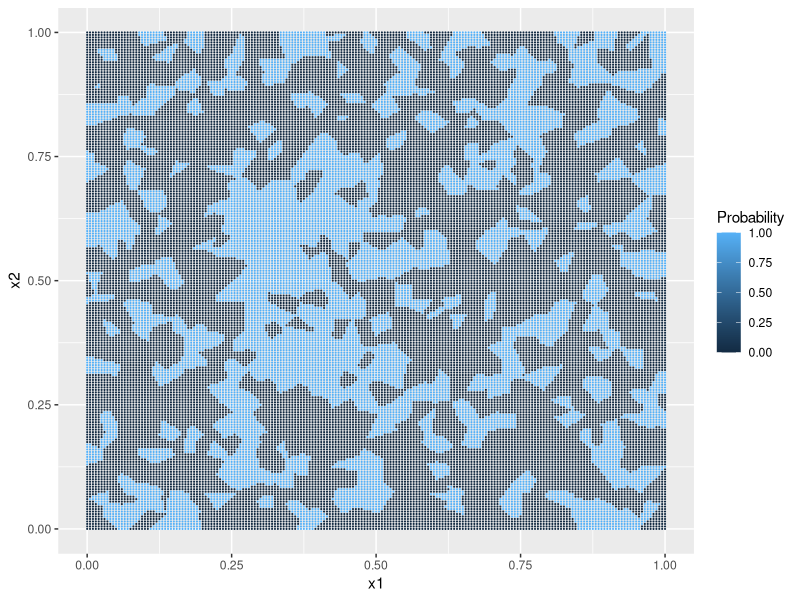
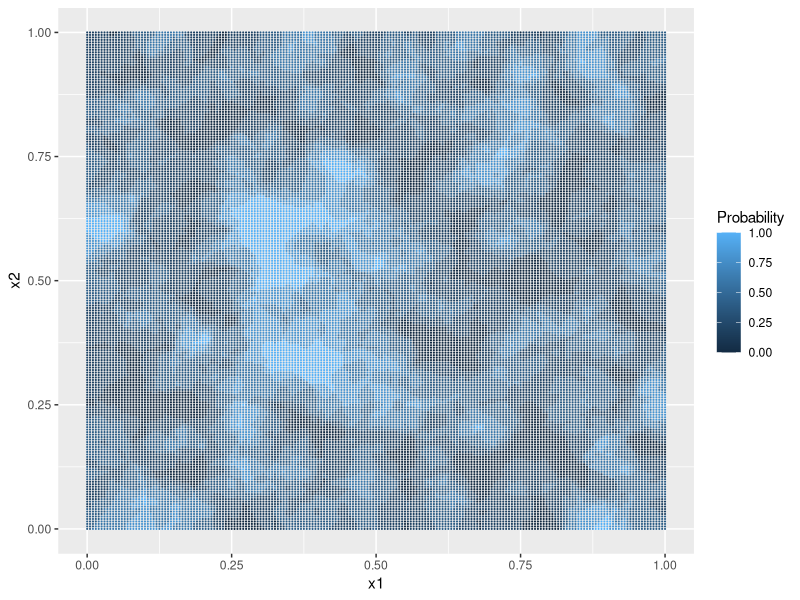
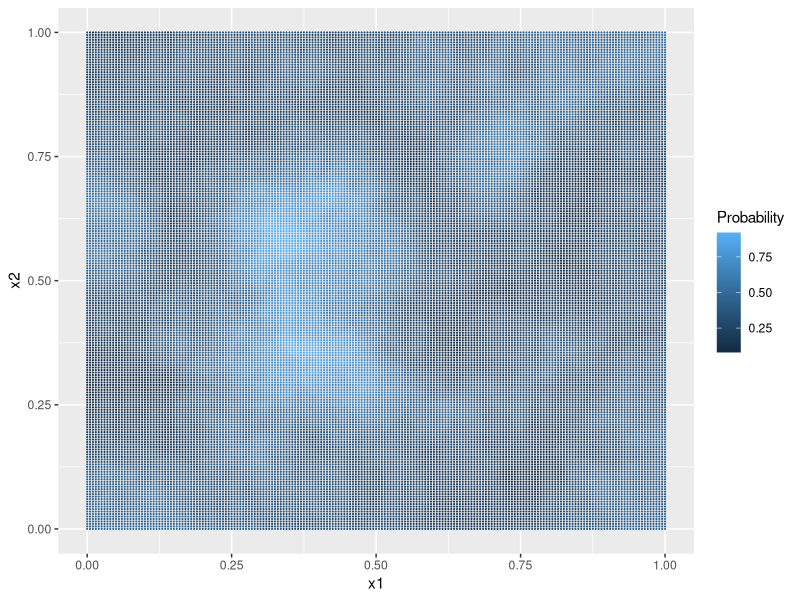
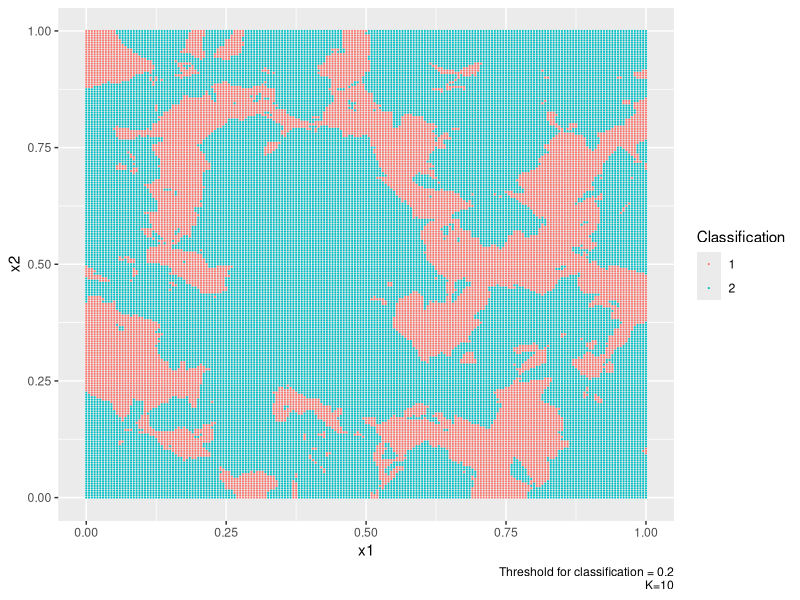
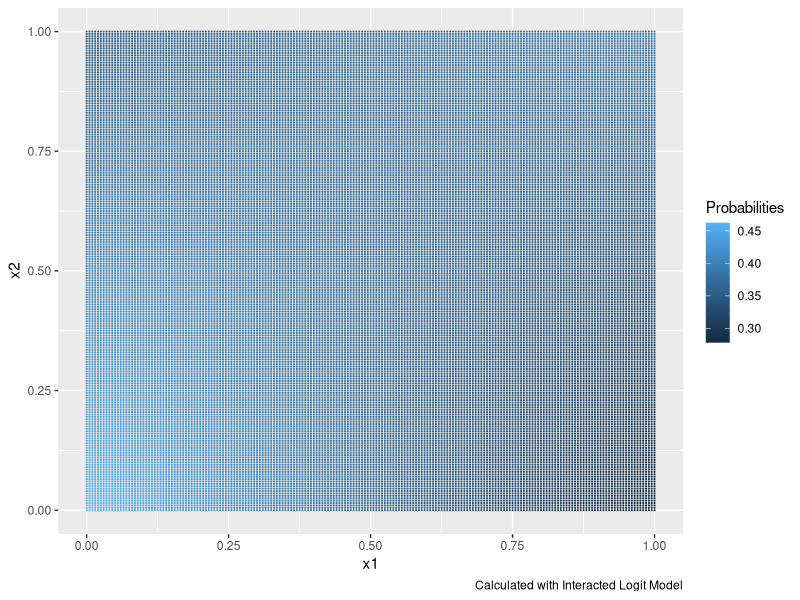
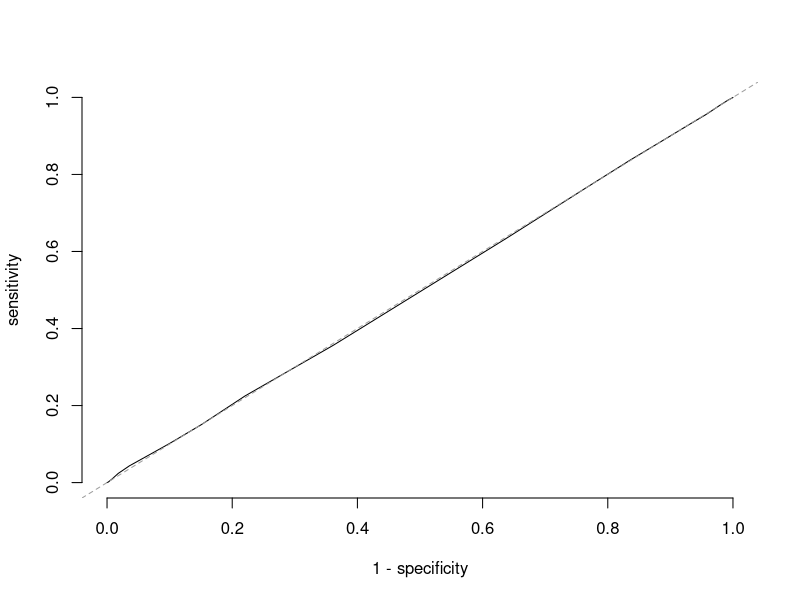

Write the R code that produced these figures, in order.
## ---- chunk 1
library(tidyverse)
knitr::opts_chunk$set(
  echo = TRUE,
  message = FALSE,
  warning = FALSE)
## ---- chunk 2
knn_pred = function(point,x1,x2,y,k=5) {
  dists = sqrt((x1-point[1])^2+(x2-point[2])^2) #Find all distances to current obs
  bound = sort(dists)[k]                #Find kth smallest distance
  indices = which(dists <= bound)       #Find which obs have dists 1:k
  outcomes = as.integer(y[indices])     #Find corresponding outcomes y
  round(mean(outcomes)) #Taking advantage of 2 outcomes. If more 2s, this gives 2, if more 1s this gives 1.
}
## ---- chunk 3
knn_prob = function(point,x1,x2,y,k=5) {
  dists = sqrt((x1-point[1])^2+(x2-point[2])^2) #Find all distances to current obs
  bound = sort(dists)[k]                #Find kth smallest distance
  indices = which(dists <= bound)       #Find which obs have dists 1:k
  outcomes = as.integer(y[indices])     #Find corresponding outcomes y
  mean(outcomes)-1 #Taking advantage of 2 outcomes.
}
## ---- chunk 4
set.seed(101) # set random seed for reproducibility
n = 1000 # set sample size to 1000
x1 <- runif(n)
x2 <- runif(n)
# generate data
prob  <- ifelse(x1 < 0.5 & x1 > 0.25 & x2 > 0.25 & x2<0.75,0.8,0.3)
y  <- as.factor(rbinom(n,1,prob))
levels(y) <- c("1","2") # convert to classifications
# create dataframe
df_og <- data.frame(y=y,x1=x1,x2=x2)
## ---- chunk 5
# build a grid of points 
grid.fineness = 201
sequence <- seq(0,1,length.out = grid.fineness)
grid <- expand.grid(sequence, sequence)
colnames(grid) <- c("x1","x2")
## ---- chunk 6
# generate predictions for each of these points 
yhat_k1 <- apply(grid,1,knn_pred,x1=x1,x2=x2,y=y,k=1) %>% as.factor()
yhat_k5 <- apply(grid,1,knn_pred,x1=x1,x2=x2,y=y,k=5) %>% as.factor()
yhat_k25 <- apply(grid,1,knn_pred,x1=x1,x2=x2,y=y,k=25) %>% as.factor()

# generate probabilities for each prediction
phat_k1 <- apply(grid,1,knn_prob,x1=x1,x2=x2,y=y,k=1)
phat_k5 <- apply(grid,1,knn_prob,x1=x1,x2=x2,y=y,k=5)
phat_k25 <- apply(grid,1,knn_prob,x1=x1,x2=x2,y=y,k=25)

# build a data frame with predictions and probabilities 
df <- as_tibble(grid)
df <- df %>%
  mutate(
    yhat1 = yhat_k1,
    yhat5 = yhat_k5,
    yhat25 = yhat_k25,
    phat1 = phat_k1,
    phat5 = phat_k5,
    phat25 = phat_k25
  )
## ---- chunk 7
# Plot probabilities at each point
ggplot(df,aes(x=x1,y=x2,col=phat1))+
  geom_point(size=0.08)+
  labs(color = "Probability")

ggplot(df,aes(x=x1,y=x2,col=phat5))+
  geom_point(size=0.08)+
  labs(color = "Probability")

ggplot(df,aes(x=x1,y=x2,col=phat25))+
  geom_point(size=0.08)+
  labs(color = "Probability")
## ---- chunk 8
# generate probabilities and predictions when k = 10 
yhat_k10 <- apply(grid,1,knn_pred,x1=x1,x2=x2,y=y,k=10) %>% as.factor()
phat_k10 <- apply(grid,1,knn_prob,x1=x1,x2=x2,y=y,k=10)

# add to dataset
df <- df %>%
  mutate(
    yhat10 = yhat_k10,
    phat10 = phat_k10,
    # generate new y hat based on threshold 0.2  
    mod_yhat = as.factor(if_else(phat10 < 0.2,1,2))
  )
## ---- chunk 9
# plot new predictions
ggplot(df,aes(x=x1,y=x2,color=mod_yhat))+
  geom_point(size=0.08)+
  labs(color = "Classification", 
       caption = "Threshold for classification = 0.2\nK=10")
## ---- chunk 10
logit_mod <- glm(y ~ x1 + x2 + x1:x2, data = df_og, family = "binomial")
## ---- chunk 11
# generate predicted probabilities for grid points
preds <- predict(logit_mod,grid,type = "response")
# plot probabilities 
ggplot(df,aes(x=x1,y=x2,color=preds))+
  geom_point(size=0.08)+
  labs(color = "Probabilities", 
       caption = "Calculated with Interacted Logit Model")
## ---- chunk 12
# Function for plotting ROC Curves
roc <- function(p,y, ...){
  y = factor(y) # outcomes
  n = length(p)
  p = as.vector(p) # probabilities
  Q = p > matrix(rep(seq(0,1,length=100),n),ncol=100,byrow=TRUE)
  specificity = colMeans(!Q[y==levels(y)[1],])
  sensitivity = colMeans(Q[y==levels(y)[2],])
  plot(1-specificity, sensitivity, type="l", ...)
  abline(a=0,b=1,lty=2,col=8)
}

roc(p=preds, y=df_og$y, bty="n")
